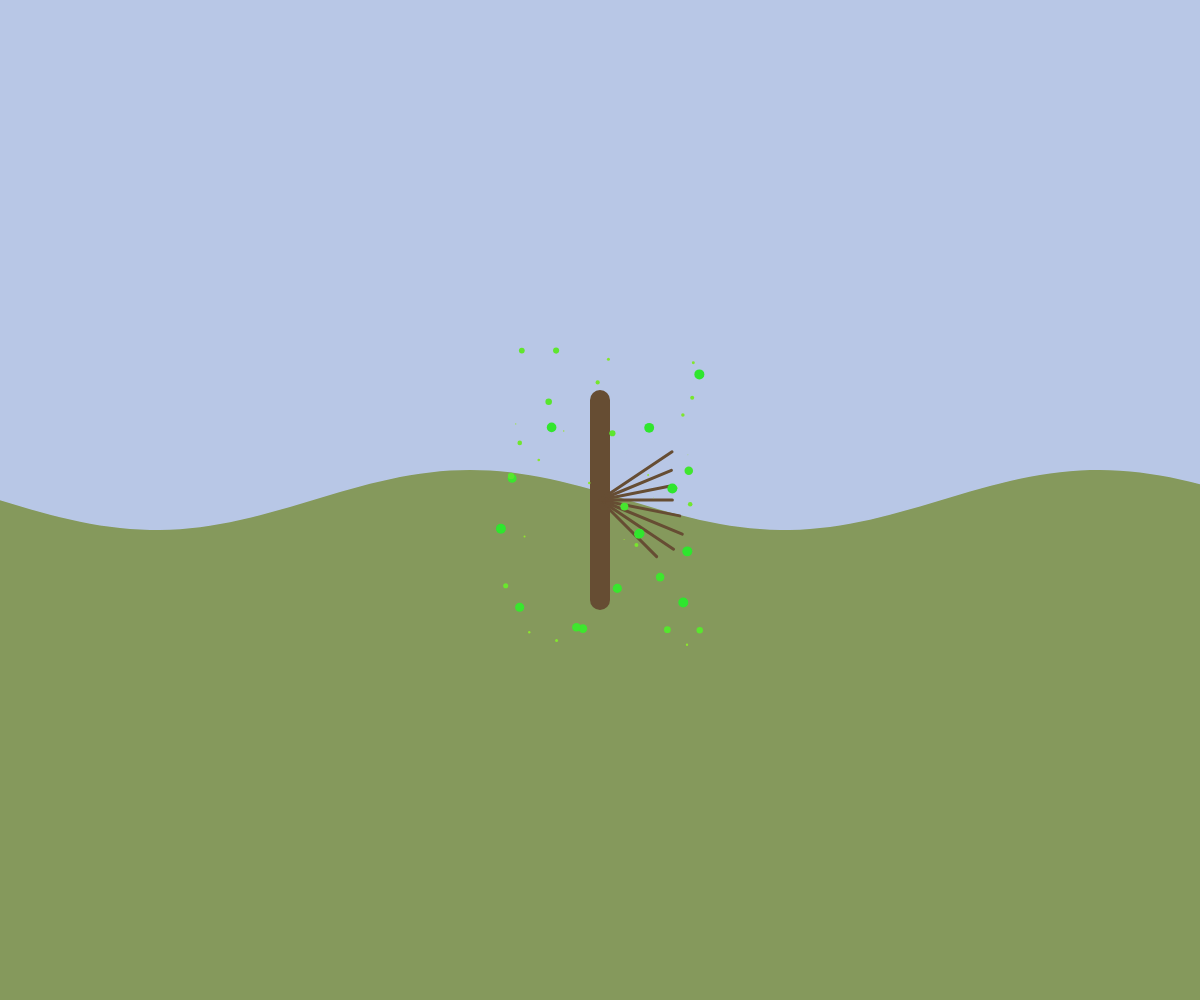
Frame 1 (no input)
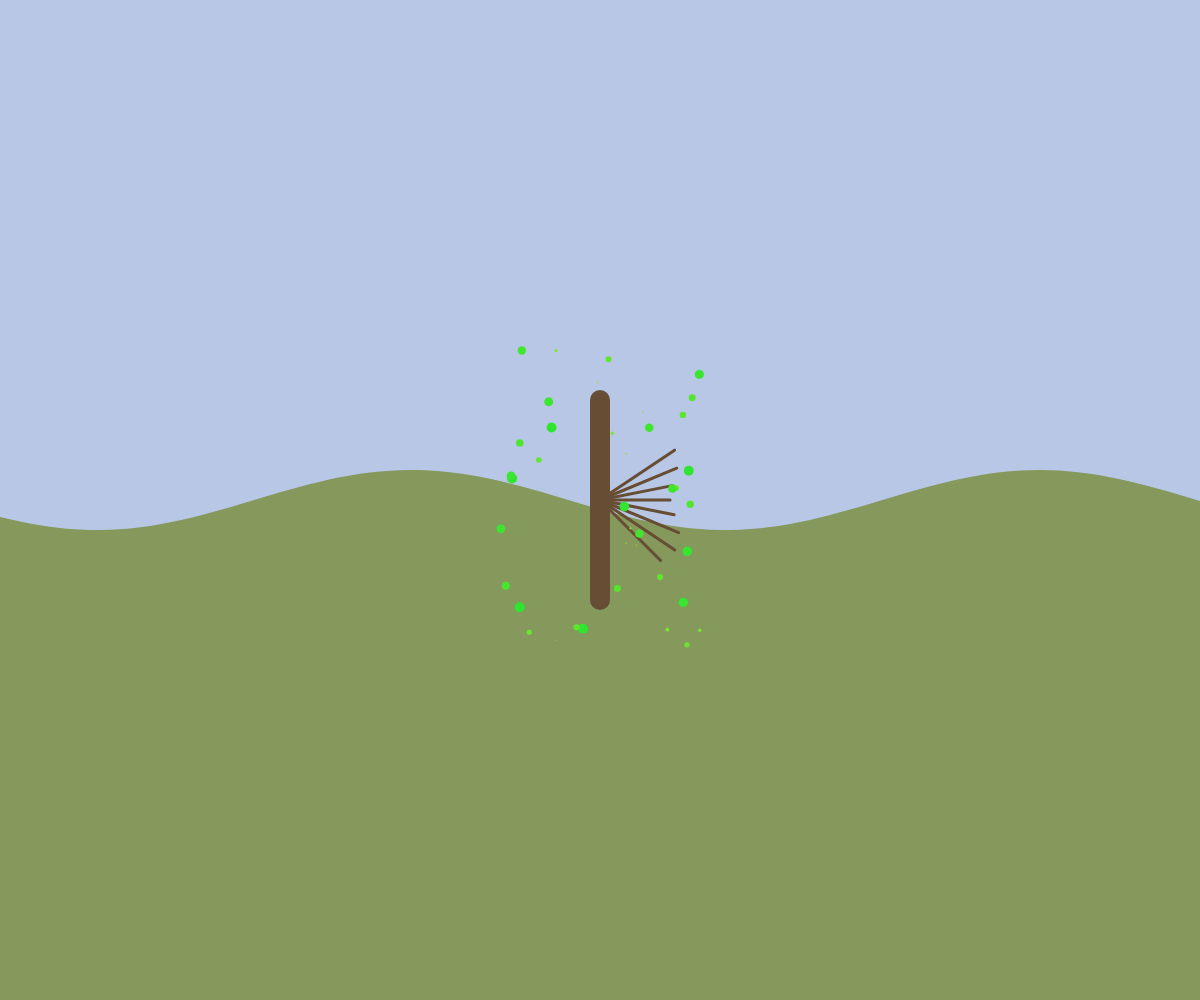
Frame 60 (no input)
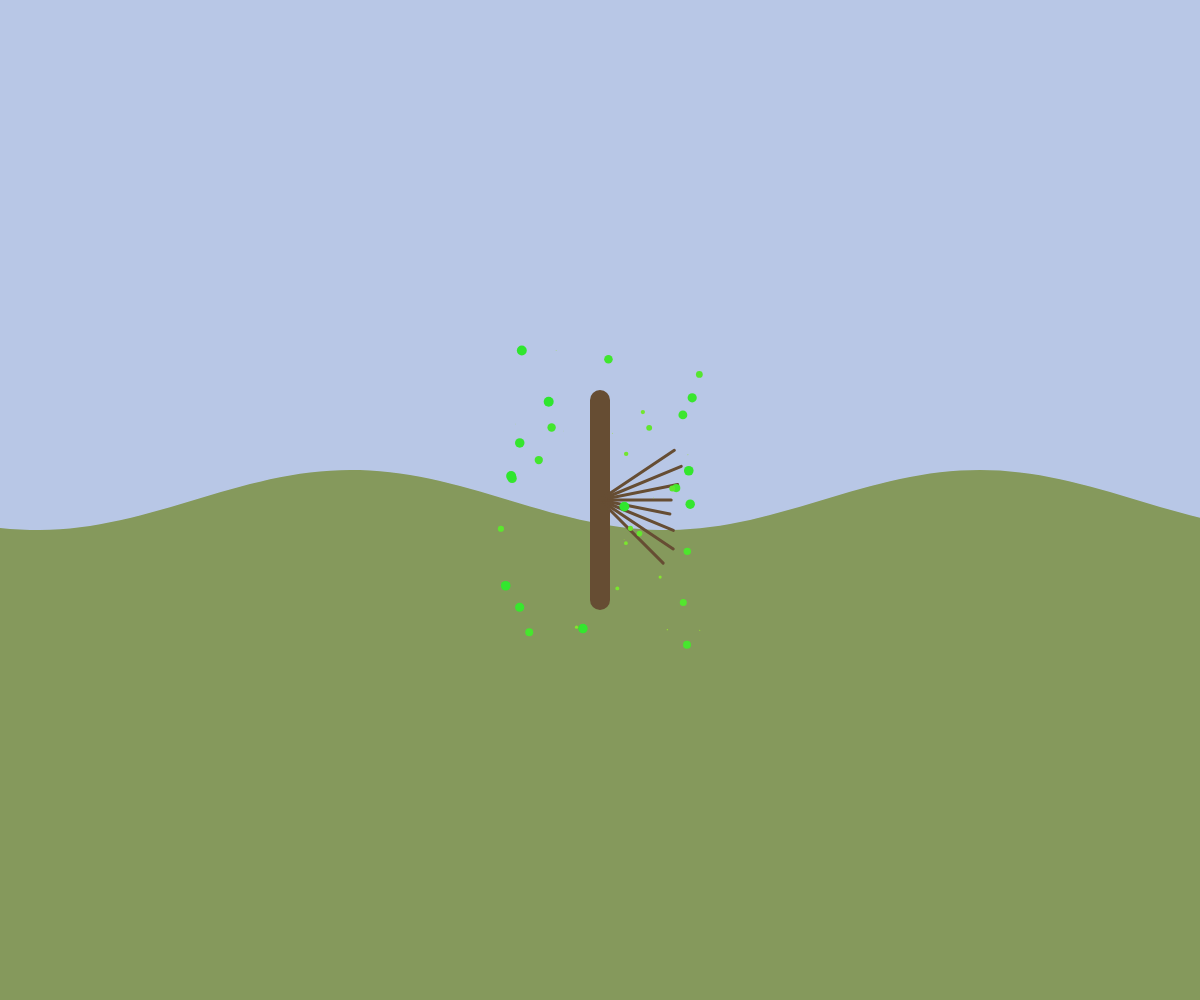
Frame 120 (the mouse pressed at the canvas centre since frame 60)

The p5.js sketch that drew these frames (run headless with seeded random() and noise() and a simulated clock; from frame 60 on, the mouse is pressed at the canvas centre):

// p5.js sketch
// ── sketch.js
let leaves = [];
let snow = [];
let buds = [];
let time = 0;
let season = 0; // 0: spring, 1: summer, 2: fall, 3: winter, 4: spring again

function setup() {
  createCanvas(windowWidth, windowHeight);
  colorMode(HSB, 360, 100, 100, 1);
  frameRate(30);

  // Create the tree trunk and branches
  for (let i = 0; i < 50; i++) {
    leaves.push({
      x: width/2 + random(-100, 100),
      y: height/2 + random(-150, 150),
      size: random(5, 15),
      hue: 100 + random(30), // green to yellow-green
      alpha: 1,
      age: random(100),
      speed: random(0.01, 0.03)
    });
  }

  // Initialize snowflakes
  for (let i = 0; i < 200; i++) {
    snow.push({
      x: random(width),
      y: random(-height, 0),
      size: random(2, 6),
      speed: random(1, 3),
      sway: random(-0.5, 0.5),
      swaySpeed: random(0.01, 0.03)
    });
  }

  // Initialize buds
  for (let i = 0; i < 50; i++) {
    buds.push({
      x: width/2 + random(-100, 100),
      y: height/2 + random(-150, 150),
      size: random(2, 5),
      hue: 100 + random(30),
      alpha: 0,
      growSpeed: random(0.005, 0.01)
    });
  }
}

function draw() {
  background(220, 20, 90); // Sky color
  
  time += 0.01;
  
  // Cycle through seasons
  season = floor(time / 2) % 5;
  
  // Draw hillside
  noStroke();
  fill(80, 40, 60);
  beginShape();
  for (let i = 0; i <= width; i += 10) {
    const y = height/2 + sin(i * 0.01 + time) * 30;
    vertex(i, y);
  }
  vertex(width, height);
  vertex(0, height);
  endShape(CLOSE);
  
  // Draw tree trunk
  stroke(30, 50, 40);
  strokeWeight(20);
  line(width/2, height/2 + 100, width/2, height/2 - 100);
  
  // Draw branches
  stroke(30, 50, 40);
  strokeWeight(3);
  for (let i = 0; i < 8; i++) {
    const angle = map(i, 0, 8, -PI/4, PI/4);
    const length = 80 + sin(time + i) * 10;
    line(width/2, height/2, width/2 + cos(angle) * length, height/2 - sin(angle) * length);
  }
  
  // Update and draw leaves based on season
  if (season === 0 || season === 4) { // Spring or next spring
    // Leaves are green
    for (let leaf of leaves) {
      leaf.hue = 100 + sin(time + leaf.age) * 20;
      leaf.size = 5 + sin(time + leaf.age) * 5;
      fill(leaf.hue, 80, 90, leaf.alpha);
      noStroke();
      ellipse(leaf.x, leaf.y, leaf.size);
    }
  } else if (season === 1) { // Summer
    // Leaves are green
    for (let leaf of leaves) {
      leaf.hue = 100 + sin(time + leaf.age) * 20;
      leaf.size = 8 + sin(time + leaf.age) * 3;
      fill(leaf.hue, 80, 90, leaf.alpha);
      noStroke();
      ellipse(leaf.x, leaf.y, leaf.size);
    }
  } else if (season === 2) { // Fall
    // Leaves change color
    for (let leaf of leaves) {
      leaf.hue = 10 + sin(time + leaf.age) * 20; // Red/orange range
      leaf.size = 8 + sin(time + leaf.age) * 3;
      fill(leaf.hue, 90, 90, leaf.alpha);
      noStroke();
      ellipse(leaf.x, leaf.y, leaf.size);
    }
  } else if (season === 3) { // Winter
    // Leaves fall and snow falls
    for (let leaf of leaves) {
      leaf.y += 2;
      leaf.alpha = max(0, leaf.alpha - 0.01);
      fill(leaf.hue, 80, 60, leaf.alpha);
      noStroke();
      ellipse(leaf.x, leaf.y, leaf.size);
    }
    
    // Snowfall
    for (let flake of snow) {
      flake.y += flake.speed;
      flake.x += sin(flake.sway + time * flake.swaySpeed) * 0.5;
      
      if (flake.y > height) {
        flake.y = random(-20, 0);
        flake.x = random(width);
      }
      
      fill(360, 0, 100, 0.8);
      noStroke();
      ellipse(flake.x, flake.y, flake.size);
    }
    
    // Snow melts and buds appear
    if (time > 15) {
      for (let bud of buds) {
        bud.alpha = min(1, bud.alpha + bud.growSpeed);
        fill(bud.hue, 80, 90, bud.alpha);
        noStroke();
        ellipse(bud.x, bud.y, bud.size);
      }
    }
    
    // Draw blossoms
    if (time > 20) {
      for (let bud of buds) {
        if (bud.alpha >= 1) {
          fill(340, 90, 90); // Pink blossom
          noStroke();
          ellipse(bud.x, bud.y, bud.size * 3);
        }
      }
    }
  }
  
  // Reset leaves for next cycle
  if (time > 25) {
    time = 0;
    season = 0;
    
    // Reset leaves
    for (let leaf of leaves) {
      leaf.x = width/2 + random(-100, 100);
      leaf.y = height/2 + random(-150, 150);
      leaf.alpha = 1;
    }
    
    // Reset buds
    for (let bud of buds) {
      bud.alpha = 0;
    }
  }
}

function windowResized() {
  resizeCanvas(windowWidth, windowHeight);
}
